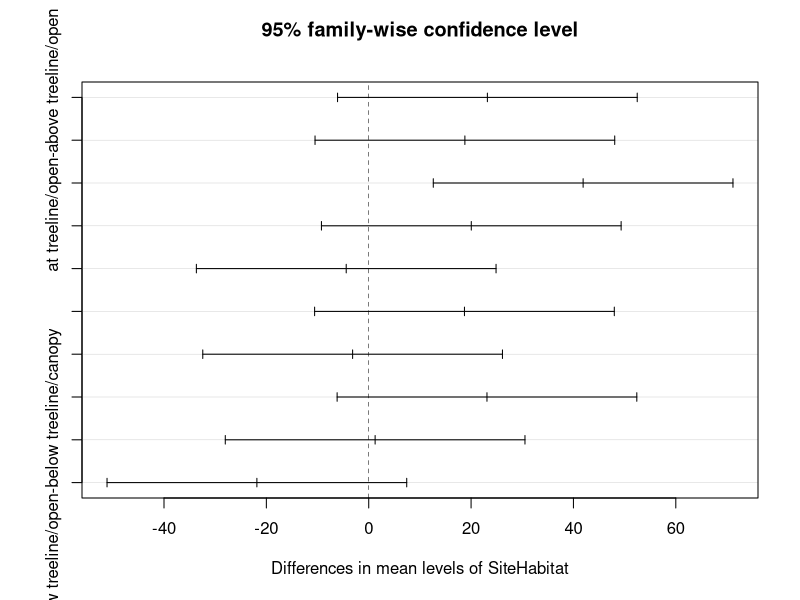
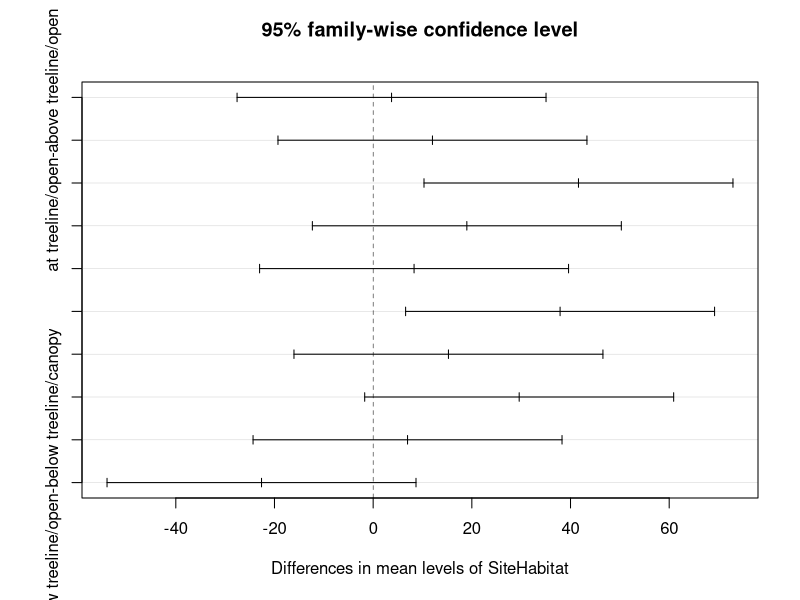
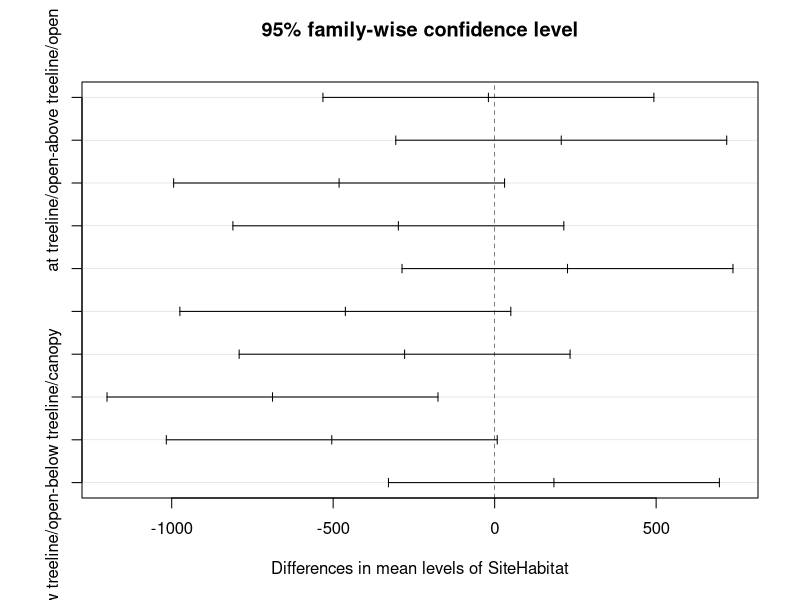
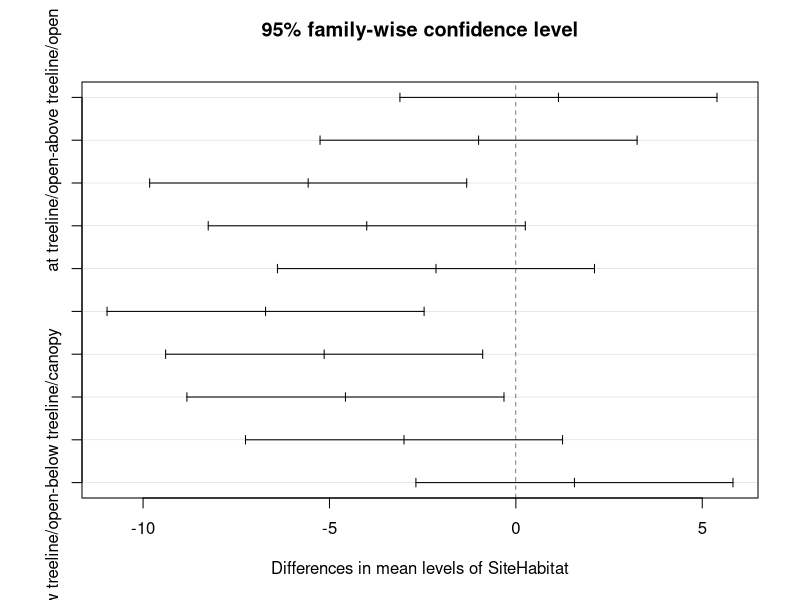
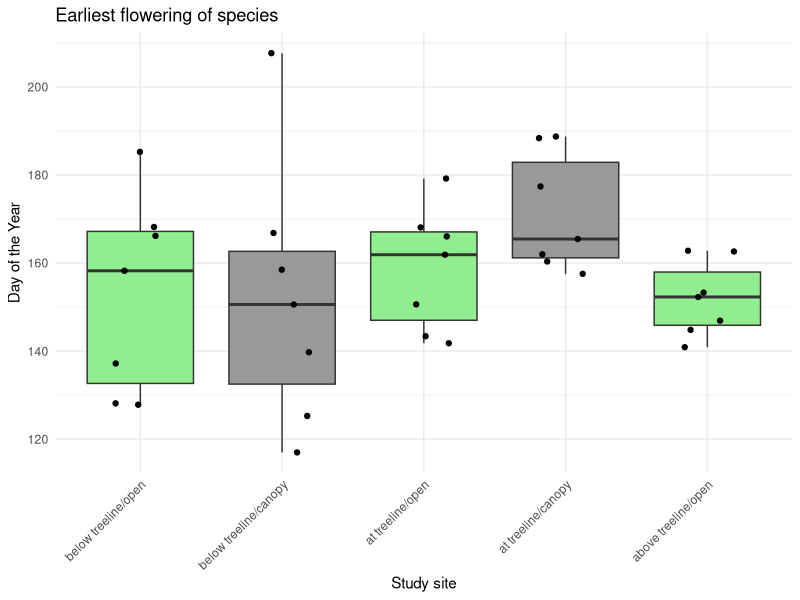
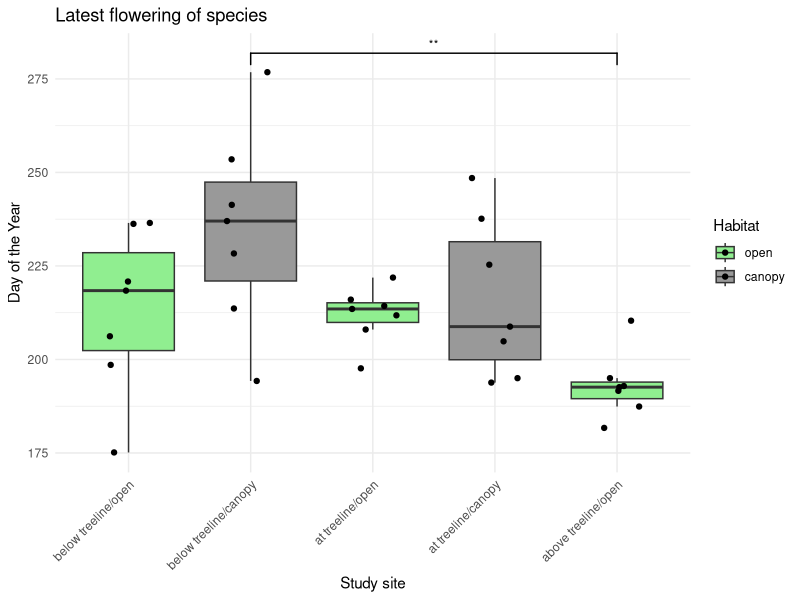
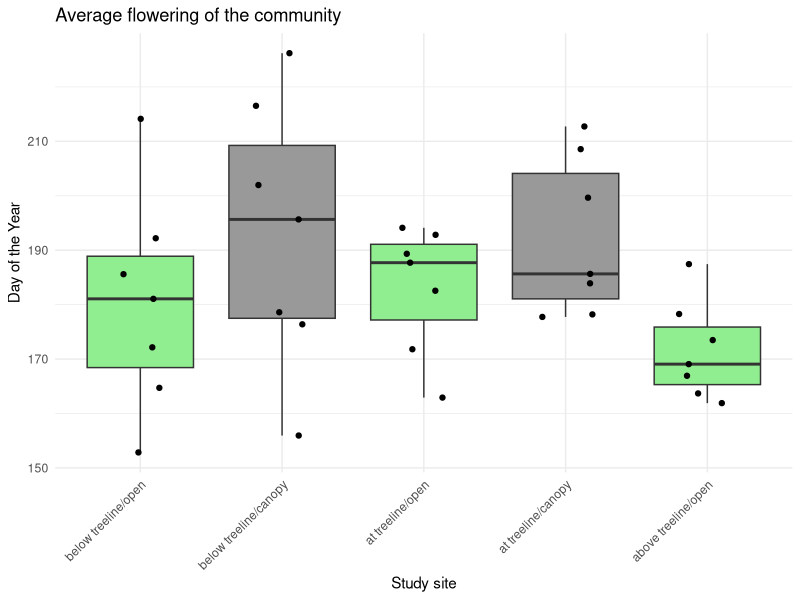
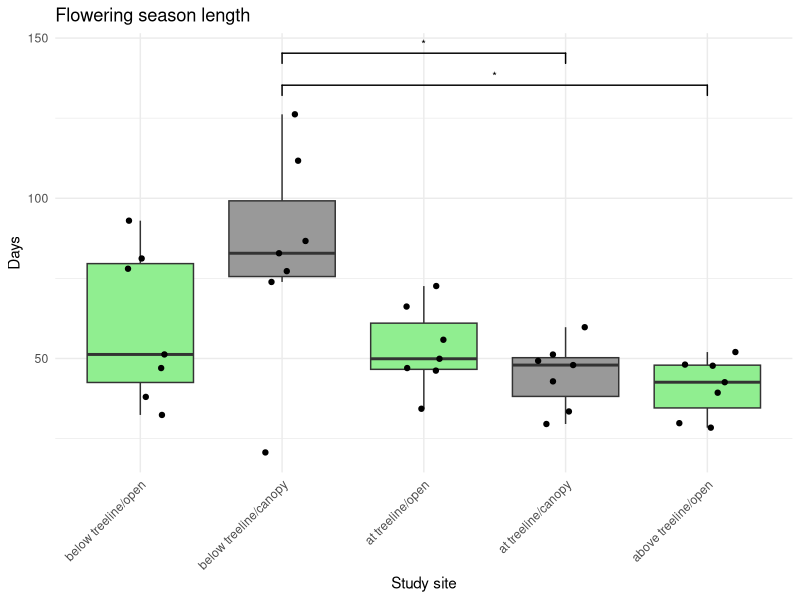

These figures' R source, in order:
#This script performs ANOVAs and plots the results for the CalPhe 2022 flowering phenology data
library(dplyr)
library(ggplot2)
library(ggpubr)
library(tidyr)
library(ggsignif)
library(patchwork)
library(svglite)
library(emmeans)
library(multcomp)
#Get the data
EarlyLateSeason <- read.csv('./data/EarlyLateSeason.csv')

#Alternative data set without extrapolated flowering in the end and beginning of the observation period
#EarlyLateSeason <- read.csv('C:/Users/Mikko/Desktop/CalPhe/2022/CalPheR/FinalR/Data/EarlyLateSeasonNoTails.csv')

# Change "alpine" habitat to "open" and sites to treeline-relevant labels
EarlyLateSeason$habitat = as.factor(EarlyLateSeason$habitat)
levels(EarlyLateSeason$habitat)[levels(EarlyLateSeason$habitat) == "alpine"] <- "open"
levels(EarlyLateSeason$habitat)
EarlyLateSeason$site[EarlyLateSeason$site == "nbo"] <- "below treeline"
EarlyLateSeason$site[EarlyLateSeason$site == "subcal"] <- "at treeline"
EarlyLateSeason$site[EarlyLateSeason$site == "cal"] <- "above treeline"

EarlyLateSeason$SiteHabitat <- paste(EarlyLateSeason$site, EarlyLateSeason$habitat, sep = "/")


#ANOVAs####
# Early ANOVA
EarlyLateSeason %>%
  group_by(SiteHabitat) %>%
  summarise(
    AverageEarly = format(mean(Early, na.rm = TRUE), digits = 5, nsmall = 5),
    StdDevEarly = format(sd(Early, na.rm = TRUE), digits = 5, nsmall = 5)
  )

ANOVAEarly <- aov(Early ~ SiteHabitat, data = EarlyLateSeason)
summary(ANOVAEarly)
# non-significant

# Late ANOVA
EarlyLateSeason %>%
  group_by(SiteHabitat) %>%
  summarise(
    AverageEarly = format(mean(Late, na.rm = TRUE), digits = 5, nsmall = 5),
    StdDevEarly = format(sd(Late, na.rm = TRUE), digits = 5, nsmall = 5)
  )

ANOVALate <- aov(Late ~ SiteHabitat, data = EarlyLateSeason)
summary(ANOVALate)
# significant

# Average flowering ANOVA
EarlyLateSeason %>%
  group_by(SiteHabitat) %>%
  summarise(
    AverageEarly = format(mean(AverageFlowering, na.rm = TRUE), digits = 5, nsmall = 5),
    StdDevEarly = format(sd(AverageFlowering, na.rm = TRUE), digits = 5, nsmall = 5)
  )

ANOVAAverageFlowering <- aov(AverageFlowering ~ SiteHabitat, data = EarlyLateSeason)
summary(ANOVAAverageFlowering)
# non-significant

# Season length ANOVA
EarlyLateSeason %>%
  group_by(SiteHabitat) %>%
  summarise(
    AverageEarly = format(mean(SeasonLength, na.rm = TRUE), digits = 5, nsmall = 5),
    StdDevEarly = format(sd(SeasonLength, na.rm = TRUE), digits = 5, nsmall = 5)
  )

ANOVASeasonLength <- aov(SeasonLength ~ SiteHabitat, data = EarlyLateSeason)
summary(ANOVASeasonLength)
# significant

# Flower Number ANOVA
EarlyLateSeason %>%
  group_by(SiteHabitat) %>%
  summarise(
    AverageEarly = format(mean(FlowerNumber, na.rm = TRUE), digits = 5, nsmall = 5),
    StdDevEarly = format(sd(FlowerNumber, na.rm = TRUE), digits = 5, nsmall = 5)
  )

ANOVAFlowerNumber <- aov(FlowerNumber ~ SiteHabitat, data = EarlyLateSeason)
summary(ANOVAFlowerNumber)
# significant

# Species Number ANOVA
EarlyLateSeason %>%
  group_by(SiteHabitat) %>%
  summarise(
    AverageEarly = format(mean(SpeciesNumber, na.rm = TRUE), digits = 5, nsmall = 5),
    StdDevEarly = format(sd(SpeciesNumber, na.rm = TRUE), digits = 5, nsmall = 5)
  )

ANOVASpeciesNumber <- aov(SpeciesNumber ~ SiteHabitat, data = EarlyLateSeason)
summary(ANOVASpeciesNumber)
# significant


#Post hoc tests####
#Late
# Perform Tukey's HSD post hoc test
PosthocLate <- TukeyHSD(ANOVALate)
print(PosthocLate)
plot(PosthocLate)

#Season length
# Perform Tukey's HSD post hoc test
PosthocSeasonLength <- TukeyHSD(ANOVASeasonLength)
print(PosthocSeasonLength)
plot(PosthocSeasonLength)

#Flower Number
# Perform Tukey's HSD post hoc test
PosthocFlowerNumber <- TukeyHSD(ANOVAFlowerNumber)
print(PosthocFlowerNumber)
plot(PosthocFlowerNumber)

#Species Number
# Perform Tukey's HSD post hoc test
PosthocSpeciesNumber <- TukeyHSD(ANOVASpeciesNumber)
print(PosthocSpeciesNumber)
plot(PosthocSpeciesNumber)


#Plots####
#Fig 2####
# Early
# Reorder SiteHabitat levels
EarlyLateSeason$SiteHabitat <- factor(
  EarlyLateSeason$SiteHabitat,
  levels = c(
    "below treeline/open",
    "below treeline/canopy",
    "at treeline/open",
    "at treeline/canopy",
    "above treeline/open"
  )
)

# Ensure Habitat is a factor with the correct levels
EarlyLateSeason$Site <- factor(
  EarlyLateSeason$Site,
  levels = c("below treeline", "at treeline", "above treeline")
)

# Create the plot with customized colors
Fig2a <- ggplot(EarlyLateSeason, aes(x = SiteHabitat, y = Early, fill = habitat)) +
  geom_boxplot(outlier.shape = NA) +
  #stat_compare_means(method = "anova") +  # Adds overall ANOVA p-value
  geom_jitter(width = 0.2,
              height = 0,
              alpha = 1,
              color = "black"
  ) +
  scale_fill_manual(values = c("open" = "palegreen2", "canopy" = "gray60")) +  # Custom colors
  theme_minimal() +
  labs(
    title = "Earliest flowering of species",
    x = "Study site",
    y = "Day of the Year"
  ) +
  theme(axis.text.x = element_text(angle = 45, hjust = 1))+  # Rotate x-axis labels for better visibility
  theme(legend.position="none")

Fig2a

# Late
# Perform Tukey's HSD post hoc test
tukey_data <- as.data.frame(PosthocLate$SiteHabitat)

# Extract significant pairwise comparisons
sig_pairs <- subset(tukey_data, `p adj` < 0.05)
sig_pairs$groups <- rownames(sig_pairs)

# Split groups into separate columns for comparisons
sig_pairs <- sig_pairs %>%
  separate(groups, into = c("group1", "group2"), sep = "-")

# Prepare the list of comparisons
comparisons <- split(sig_pairs[, c("group1", "group2")], seq(nrow(sig_pairs)))
comparisons <- lapply(comparisons, as.character)

# Reorder SiteHabitat levels
EarlyLateSeason$SiteHabitat <- factor(
  EarlyLateSeason$SiteHabitat,
  levels = c(
    "below treeline/open",
    "below treeline/canopy",
    "at treeline/open",
    "at treeline/canopy",
    "above treeline/open"
  )
)

# Ensure Habitat is a factor with the correct levels
EarlyLateSeason$Site <- factor(
  EarlyLateSeason$Site,
  levels = c("below treeline", "at treeline", "above treeline")
)

# Create the plot with customized colors
Fig2b <- ggplot(EarlyLateSeason, aes(x = SiteHabitat, y = Late, fill = habitat)) +
  geom_boxplot(outlier.shape = NA) +
  #stat_compare_means(method = "anova") +  # Adds overall ANOVA p-value
  geom_signif(
    comparisons = comparisons,  # Pass the list of comparisons
    map_signif_level = TRUE,
    textsize = 3
  ) +
  geom_jitter(width = 0.2,
              height = 0,
              alpha = 1,
              color = "black"
  ) +
  scale_fill_manual(values = c("open" = "palegreen2", "canopy" = "gray60")) +  # Custom colors
  theme_minimal() +
  labs(
    title = "Latest flowering of species",
    x = "Study site",
    y = "Day of the Year",
    fill = "Habitat"
  ) +
  theme(axis.text.x = element_text(angle = 45, hjust = 1))  # Rotate x-axis labels for better visibility

Fig2b

# Average flowering
# Reorder SiteHabitat levels
EarlyLateSeason$SiteHabitat <- factor(
  EarlyLateSeason$SiteHabitat,
  levels = c(
    "below treeline/open",
    "below treeline/canopy",
    "at treeline/open",
    "at treeline/canopy",
    "above treeline/open"
  )
)

# Ensure Habitat is a factor with the correct levels
EarlyLateSeason$Site <- factor(
  EarlyLateSeason$Site,
  levels = c("below treeline", "at treeline", "above treeline")
)

# Create the plot with customized colors
Fig2c <- ggplot(EarlyLateSeason, aes(x = SiteHabitat, y = AverageFlowering, fill = habitat)) +
  geom_boxplot(outlier.shape = NA) +
  #stat_compare_means(method = "anova") +  # Adds overall ANOVA p-value
  geom_jitter(width = 0.2,
              height = 0,
              alpha = 1,
              color = "black"
  ) +
  scale_fill_manual(values = c("open" = "palegreen2", "canopy" = "gray60")) +  # Custom colors
  theme_minimal() +
  labs(
    title = "Average flowering of the community",
    x = "Study site",
    y = "Day of the Year"
  ) +
  theme(axis.text.x = element_text(angle = 45, hjust = 1))+  # Rotate x-axis labels for better visibility
  theme(legend.position="none")

Fig2c

# Season Length
# Perform Tukey's HSD post hoc test
tukey_data <- as.data.frame(PosthocSeasonLength$SiteHabitat)

# Extract significant pairwise comparisons
sig_pairs <- subset(tukey_data, `p adj` < 0.05)
sig_pairs$groups <- rownames(sig_pairs)

# Split groups into separate columns for comparisons
sig_pairs <- sig_pairs %>%
  separate(groups, into = c("group1", "group2"), sep = "-")

# Prepare the list of comparisons
comparisons <- split(sig_pairs[, c("group1", "group2")], seq(nrow(sig_pairs)))
comparisons <- lapply(comparisons, as.character)

# Reorder SiteHabitat levels
EarlyLateSeason$SiteHabitat <- factor(
  EarlyLateSeason$SiteHabitat,
  levels = c(
    "below treeline/open",
    "below treeline/canopy",
    "at treeline/open",
    "at treeline/canopy",
    "above treeline/open"
  )
)

# Ensure Habitat is a factor with the correct levels
EarlyLateSeason$site <- factor(
  EarlyLateSeason$Site,
  levels = c("below treeline", "at treeline", "above treeline")
)

# Create the plot with customized colors
Fig2d <- ggplot(EarlyLateSeason, aes(x = SiteHabitat, y = SeasonLength, fill = habitat)) +
  geom_boxplot(outlier.shape = NA) +
  #stat_compare_means(method = "anova") +  # Adds overall ANOVA p-value
  geom_signif(
    comparisons = comparisons,  # Pass the list of comparisons
    map_signif_level = TRUE,
    textsize = 3,
    y_position = c(130,140) #Adjust y_position to avoid overlap
  ) +
  geom_jitter(width = 0.2,
              height = 0,
              alpha = 1,
              color = "black"
  ) +
  scale_fill_manual(values = c("open" = "palegreen2", "canopy" = "gray60")) +  # Custom colors
  theme_minimal() +
  labs(
    title = "Flowering season length",
    x = "Study site",
    y = "Days"
  ) +
  theme(axis.text.x = element_text(angle = 45, hjust = 1))+ theme(legend.position="none")  # Rotate x-axis labels for better visibility

Fig2d

# Combine the plots using patchwork
combined_plot2 <- (Fig2a | Fig2b) / (Fig2c | Fig2d)+ labs(title = "") +   plot_layout(guides = "collect") & plot_annotation(tag_levels = "a")
combined_plot2
ggsave("./figs/combined_plot2.svg",combined_plot2, width = 25, height = 20, units = "cm")
ggsave("./figs/combined_plot2.png",combined_plot2, width = 25, height = 20, units = "cm")

#Fig 3 a b####

# Flower number
# Perform Tukey's HSD post hoc test
tukey_data <- as.data.frame(PosthocFlowerNumber$SiteHabitat)

# Extract significant pairwise comparisons
sig_pairs <- subset(tukey_data, `p adj` < 0.05)
sig_pairs$groups <- rownames(sig_pairs)

# Split groups into separate columns for comparisons
sig_pairs <- sig_pairs %>%
  separate(groups, into = c("group1", "group2"), sep = "-")

# Prepare the list of comparisons
comparisons <- split(sig_pairs[, c("group1", "group2")], seq(nrow(sig_pairs)))
comparisons <- lapply(comparisons, as.character)

# Reorder SiteHabitat levels
EarlyLateSeason$SiteHabitat <- factor(
  EarlyLateSeason$SiteHabitat,
  levels = c(
    "below treeline/open",
    "below treeline/canopy",
    "at treeline/open",
    "at treeline/canopy",
    "above treeline/open"
  )
)

# Ensure Habitat is a factor with the correct levels
EarlyLateSeason$Site <- factor(
  EarlyLateSeason$Site,
  levels = c("below treeline", "at treeline", "above treeline")
)

# Create the plot with customized colors
Fig3a <- ggplot(EarlyLateSeason, aes(x = SiteHabitat, y = FlowerNumber, fill = habitat)) +
  geom_boxplot(outlier.shape = NA) +
  #stat_compare_means(method = "anova") +  # Adds overall ANOVA p-value
  geom_signif(
    comparisons = comparisons,  # Pass the list of comparisons
    map_signif_level = TRUE,
    textsize = 3,
    y_position = c(1700) #Adjust y_position to avoid overlap
  ) +
  geom_jitter(width = 0.2,
              height = 0,
              alpha = 1,
              color = "black"
  ) +
  scale_fill_manual(values = c("open" = "palegreen2", "canopy" = "gray60")) +  # Custom colors
  theme_minimal() +
  labs(
    title = "Flower Number",
    x = "Study site",
    y = "Flower Number",
    fill = "Habitat"
  ) +
  theme(axis.text.x = element_text(angle = 45, hjust = 1))  # Rotate x-axis labels for better visibility
Fig3a

# Species number
# Perform Tukey's HSD post hoc test
tukey_data <- as.data.frame(PosthocSpeciesNumber$SiteHabitat)

# Extract significant pairwise comparisons
sig_pairs <- subset(tukey_data, `p adj` < 0.05)
sig_pairs$groups <- rownames(sig_pairs)

# Split groups into separate columns for comparisons
sig_pairs <- sig_pairs %>%
  separate(groups, into = c("group1", "group2"), sep = "-")

# Prepare the list of comparisons
comparisons <- split(sig_pairs[, c("group1", "group2")], seq(nrow(sig_pairs)))
comparisons <- lapply(comparisons, as.character)

# Reorder SiteHabitat levels
EarlyLateSeason$SiteHabitat <- factor(
  EarlyLateSeason$SiteHabitat,
  levels = c(
    "below treeline/open",
    "below treeline/canopy",
    "at treeline/open",
    "at treeline/canopy",
    "above treeline/open"
  )
)

# Ensure Habitat is a factor with the correct levels
EarlyLateSeason$Site <- factor(
  EarlyLateSeason$Site,
  levels = c("below treeline", "at treeline", "above treeline")
)

# Create the plot with customized colors
Fig3b <- ggplot(EarlyLateSeason, aes(x = SiteHabitat, y = SpeciesNumber, fill = habitat)) +
  geom_boxplot(outlier.shape = NA) +
  #stat_compare_means(method = "anova") +  # Adds overall ANOVA p-value
  geom_signif(
    comparisons = comparisons,  # Pass the list of comparisons
    map_signif_level = TRUE,
    textsize = 3,
    y_position = c(22,21,19,20) #Adjust y_position to avoid overlap
  ) +
  geom_jitter(width = 0.2,
              height = 0,
              alpha = 1,
              color = "black"
  ) +
  scale_fill_manual(values = c("open" = "palegreen2", "canopy" = "gray60")) +  # Custom colors
  theme_minimal() +
  labs(
    title = "Species Number",
    x = "Study site",
    y = "Species Number",
    fill = "Habitat"
  ) +
  theme(axis.text.x = element_text(angle = 45, hjust = 1))  # Rotate x-axis labels for better visibility
Fig3b

# Combine the plots using patchwork
combined_plot3ab <- (Fig3a | Fig3b) + labs(title = "")  & plot_annotation(tag_levels = "a")
combined_plot3ab
ggsave("./figs/combined_plot3ab.svg",combined_plot3ab, width = 25, height = 15, units = "cm")
ggsave("./figs/combined_plot3ab.png",combined_plot3ab, width = 25, height = 15, units = "cm")
